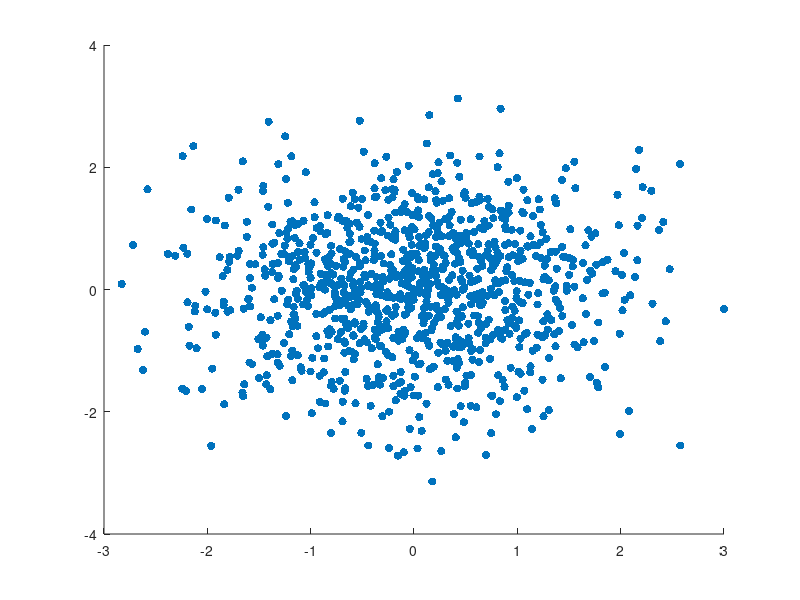

This chart was generated by the following MATLAB code: (Note: this script raises an error after producing the figure.)
x = randn(1000,1);
y = randn(1000,1);
s = scatter(x,y,'filled');
distfromzero = sqrt(x.^2 + y.^2);
s.AlphaData = distfromzero;
s.MarkerFaceAlpha = 'flat';
